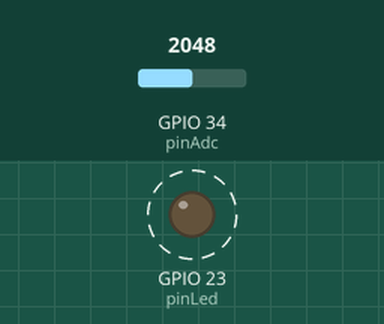
This program was run on a simulated ESP32. On the bench: output pins drawn as LEDs (lit = HIGH). Dashed ring = blinking. The inputs (shaded band) are chosen by the test bench; at power-on: GPIO 34 (pinAdc) = 2048. What the program prints to the serial monitor is not drawn.

Above: at 1.05 s.
Timing chart, 0 to 4.0 s (numbered marks = the images above):
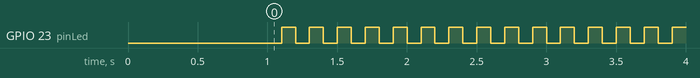

The program:

main.cpp
```cpp
/*
 * FreeRTOS Esempio 18: Interrupt differito con notifica al task.
 *
 * Acquisizione di valori analogici dal canale 34 dell'ADC nella ISR del timer hardware, periodo 100ms
 *
 * In un task viene stampato il valore del campione acquisito dalla ISR.
 *
 * Sincronizzazione tra ISR e task mediante notifica diretta.
 *
 * Nota: nel file soc.h sono definiti i riferimenti ai due core della ESP32:
 *   #define PRO_CPU_NUM (0)
 *   #define APP_CPU_NUM (1)
 *
 * Qui viene adoperata la APP_CPU
 *
 */

#include <Arduino.h>

// pin driver del Led
static const int pinLed = GPIO_NUM_23;
// pin del canale analogico
static const int pinAdc = GPIO_NUM_34;

// variabili globali
// divisore del timer hardware (per tick = 1us)
static const uint16_t timer_divider = 80;
// costante di tempo del timer hardware (100ms)
static const uint64_t timer_max_count = 100000;

// handler del timer hardware
static hw_timer_t *timer = NULL;
// valore numerico restituito dall'ADC
static volatile uint16_t val;
// handler del task da notificare (per l'interrupt differito)
static TaskHandle_t xTaskToNotify = NULL;

//*****************************************************************************
// Interrupt Service Routines (ISRs)

// ISR del timer hardware, eseguita quando il timer raggiunge il valore timer_max_count
void IRAM_ATTR onTimer()
{
  BaseType_t task_woken = pdFALSE;

  // Toggle LED
  int pin_state = digitalRead(pinLed);
  digitalWrite(pinLed, !pin_state);

  // acquisizione del valore dall'ADC
  val = analogRead(pinAdc);

  // Notifica il task di stampa che l'acquisizione è completata
  vTaskNotifyGiveFromISR( xTaskToNotify, &task_woken );

  // Uscita dalla ISR (per il FreeRTOS normale)
  //portYIELD_FROM_ISR(task_woken);

  // Uscita dalla ISR (per il porting di FreeRTOS di ESP-IDF)
  // richiesta di context switch se il semaforo ha sbloccato il task
  if (task_woken) {
    portYIELD_FROM_ISR();
  }
}

//*****************************************************************************
// Tasks

// Attende la notifica dalla ISR poi stampa il valore acquisito dall'ADC
void printValues(void *parameters) {
  // valore in Volt del dato acquisito
  float volt;

  // ciclo infinito, attente la notifica dalla ISR poi stampa il valore
  while (1) {
    ulTaskNotifyTake( pdTRUE, portMAX_DELAY );

    volt = (float) val * 3.3 / 4096.0;
    Serial.println(volt, 3);
  }
}

//*****************************************************************************
// Main (sul core 1, con priorità 1)

// configurazione del sistema
void setup()
{
  // Configurazione della seriale
  Serial.begin(115200);

  // breve pausa
  vTaskDelay(pdMS_TO_TICKS(1000));
  Serial.println();
  Serial.println("FreeRTOS Software timer: demo 4 - interrupt differito con notifica diretta");

  // Crea il task per la stampa della variabile
  // con priorità più alta di quella del task setup&loop come richiesto per il context switch nella ISR
  xTaskCreatePinnedToCore(
              printValues,    // Funzione da eseguire
              "Print values", // Nome del task
              1024,           // Stack del task
              NULL,           // parametri per il task
              2,              // Livello di priorità aumentato
              &xTaskToNotify, // Puntatore al task
              APP_CPU_NUM);   // Core su sui eseguire il task

  // Configurazione del pin del led
  pinMode(pinLed, OUTPUT);

  // Crea e avvia il timer hardware num. 0 (num, divider, countUp)
  timer = timerBegin(0, timer_divider, true);

  // Associa la ISR al timer (timer, function, edge)
  timerAttachInterrupt(timer, &onTimer, true);

  // Imposta il valore di conteggio al quale eseguire la ISR (timer, count, autoreload)
  timerAlarmWrite(timer, timer_max_count, true);

  // Abilita la generazione degli interrupt del timer
  timerAlarmEnable(timer);

  // Elimina il task con "Setup e Loop"
  //vTaskDelete(NULL);
}

void loop()
{
  // lasciare vuoto
}
```

Measured:
- by itself, GPIO 23 (pinLed): alternates HIGH for 0.10 s and LOW for 0.10 s
